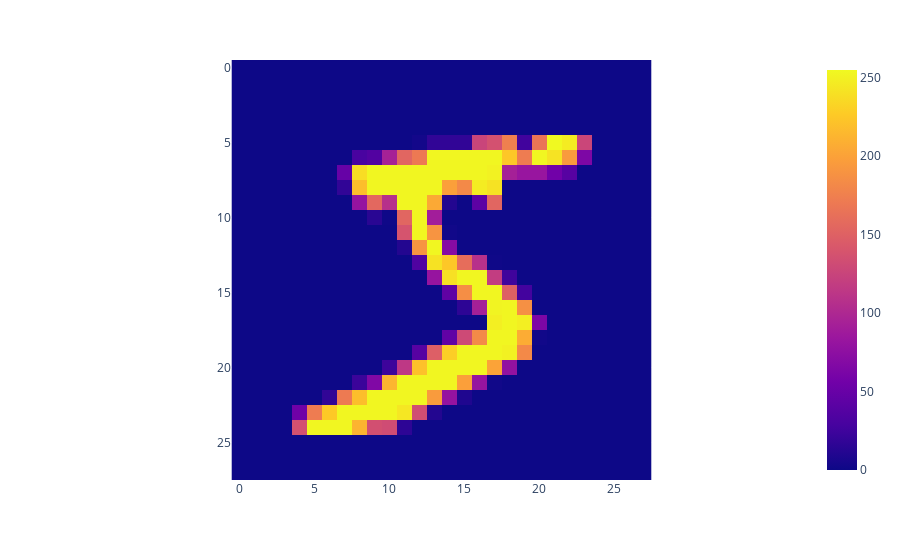

Notebook code for this chart:
### Code cell
mnist = Mnist('./Data/mnist/mnist_784.csv', 0, 30)
train_x, train_y, test_x, test_y = mnist.load_file('./Data/mnist/mnist_784.csv')
mnist.draw(train_x,0)

### Figure 1 — Plotly figure (JSON) as saved in the notebook; plotly's stock layout.template omitted (floating-point values rounded to 4 significant figures; data arrays with more than 128 entries replaced by an {"elided": "..."} marker saying what was removed)
{"data": [{"coloraxis": "coloraxis", "hovertemplate": "x: %{x}<br>y: %{y}<br>color: %{z}<extra></extra>", "type": "heatmap", "z": {"elided": "28x28 int values"}}], "layout": {"coloraxis": {"colorscale": [[0, "#0d0887"], [0.1111, "#46039f"], [0.2222, "#7201a8"], [0.3333, "#9c179e"], [0.4444, "#bd3786"], [0.5556, "#d8576b"], [0.6667, "#ed7953"], [0.7778, "#fb9f3a"], [0.8889, "#fdca26"], [1, "#f0f921"]]}, "margin": {"t": 60}, "xaxis": {"constrain": "domain", "scaleanchor": "y"}, "yaxis": {"autorange": "reversed", "constrain": "domain"}}}
